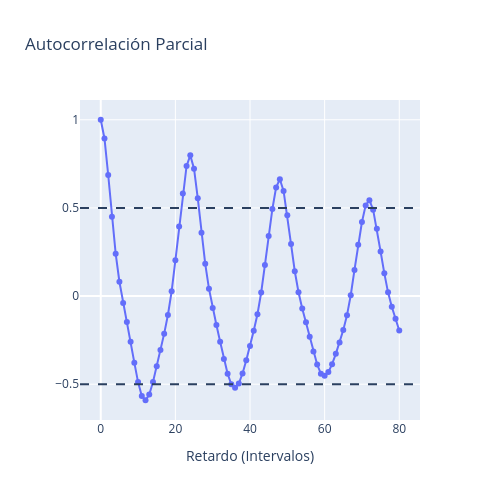

Notebook code cell kept with this figure:
### Code cell
acorr = sm.tsa.acf(df['Min-Max-Ads'], nlags = 80)

fig = make_subplots(rows=1, cols=1,
                    shared_xaxes=False,
                    shared_yaxes=True,
                    vertical_spacing=0.08,
                    )

fig.add_trace(go.Scatter(y=acorr, name="Autocorrelación", mode="markers+lines"),
              row=1, col=1)

fig.add_hline(y=0.5, row=1, col=1, line_dash="dash")
fig.add_hline(y=-0.5, row=1, col=1, line_dash="dash")

fig.update_layout(height=500, width=500,
                  title_text="Autocorrelación Parcial"
                  )

fig['layout']['xaxis1']['title']='Retardo (Intervalos)'
fig.show()

### Figure 1 — Plotly figure (JSON) as saved in the notebook; plotly's stock layout.template omitted (floating-point values rounded to 4 significant figures)
{"data": [{"mode": "markers+lines", "name": "Autocorrelación", "type": "scatter", "xaxis": "x", "y": [1, 0.8939, 0.6868, 0.4498, 0.2402, 0.08119, -0.03937, -0.147, -0.2594, -0.3777, -0.4882, -0.5671, -0.591, -0.559, -0.4877, -0.3975, -0.3054, -0.2132, -0.1076, 0.02677, 0.2028, 0.394, 0.5817, 0.738, 0.798, 0.7226, 0.5551, 0.3585, 0.183, 0.042, -0.06741, -0.1641, -0.2596, -0.3576, -0.4411, -0.5008, -0.5205, -0.496, -0.4391, -0.3643, -0.2832, -0.1971, -0.1029, 0.02017, 0.1767, 0.3409, 0.494, 0.6162, 0.6625, 0.5963, 0.4582, 0.2945, 0.1408, 0.02154, -0.07056, -0.1485, -0.2305, -0.3152, -0.3884, -0.44, -0.4514, -0.4314, -0.3863, -0.3279, -0.264, -0.1926, -0.1083, 0.004439, 0.1482, 0.2914, 0.4198, 0.5142, 0.5441, 0.4899, 0.3819, 0.2528, 0.1288, 0.02113, -0.06047, -0.1285, -0.1952], "yaxis": "y"}], "layout": {"height": 500, "shapes": [{"line": {"dash": "dash"}, "type": "line", "x0": 0, "x1": 1, "xref": "x domain", "y0": 0.5, "y1": 0.5, "yref": "y"}, {"line": {"dash": "dash"}, "type": "line", "x0": 0, "x1": 1, "xref": "x domain", "y0": -0.5, "y1": -0.5, "yref": "y"}], "title": {"text": "Autocorrelación Parcial"}, "width": 500, "xaxis": {"anchor": "y", "domain": [0, 1], "title": {"text": "Retardo (Intervalos)"}}, "yaxis": {"anchor": "x", "domain": [0, 1]}}}
